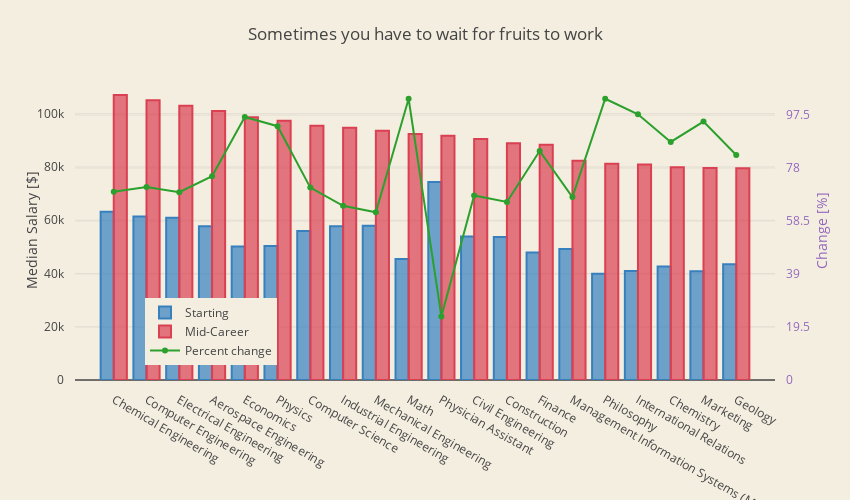

Notebook cell for this chart:
### Code cell
majors_sort = majors.sort_values("mid_p50", ascending=False).head(20)

trace1 = go.Bar(
    x = majors_sort["name"].tolist(),
    y = majors_sort["start_p50"].tolist(),
    name='Starting',
    marker=dict(
        color='rgba(55, 128, 191, 0.7)',
        line=dict(
            color='rgba(55, 128, 191, 1.0)',
            width=2,
        )
    )
)
trace2 = go.Bar(
    x = majors_sort["name"].tolist(),
    y = majors_sort["mid_p50"].tolist(),
    name='Mid-Career',
    marker=dict(
        color='rgba(219, 64, 82, 0.7)',
        line=dict(
            color='rgba(219, 64, 82, 1.0)',
            width=2,
        )
    )
)

trace3 = go.Scatter(
    x = majors_sort["name"].tolist(),
    y = majors_sort["increase"].tolist(),
    name='Percent change',
    mode = 'lines+markers',
    yaxis='y2'
)

data = [trace1, trace2, trace3]
layout = go.Layout(
    barmode='group',
    title = 'Sometimes you have to wait for fruits to work',
    width=850,
    height=500,
    margin=go.Margin(
        l=75,
        r=75,
        b=120,
        t=80,
        pad=10
    ),
    paper_bgcolor='rgb(244, 238, 225)',
    plot_bgcolor='rgb(244, 238, 225)',
    yaxis = dict(
        title= 'Median Salary [$]',
        anchor = 'x',
        rangemode='tozero'
    ),   
    yaxis2=dict(
        title='Change [%]',
        titlefont=dict(
            color='rgb(148, 103, 189)'
        ),
        tickfont=dict(
            color='rgb(148, 103, 189)'
        ),
        overlaying='y',
        side='right',
        anchor = 'x',
        rangemode = 'tozero',
        dtick = 19.5
    ),
    #legend=dict(x=-.1, y=1.2)
    legend=dict(x=0.1, y=0.05)
)

fig = go.Figure(data=data, layout=layout)
py.iplot(fig)

### Figure 1 — Plotly figure (JSON) as saved in the notebook; plotly's stock layout.template omitted (floating-point values rounded to 4 significant figures)
{"data": [{"marker": {"color": "rgba(55, 128, 191, 0.7)", "line": {"color": "rgba(55, 128, 191, 1.0)", "width": 2}}, "name": "Starting", "type": "bar", "x": ["Chemical Engineering", "Computer Engineering", "Electrical Engineering", "Aerospace Engineering", "Economics", "Physics", "Computer Science", "Industrial Engineering", "Mechanical Engineering", "Math", "Physician Assistant", "Civil Engineering", "Construction", "Finance", "Management Information Systems (MIS)", "Philosophy", "International Relations", "Chemistry", "Marketing", "Geology"], "y": [63200, 61400, 60900, 57700, 50100, 50300, 55900, 57700, 57900, 45400, 74300, 53900, 53700, 47900, 49200, 39900, 40900, 42600, 40800, 43500]}, {"marker": {"color": "rgba(219, 64, 82, 0.7)", "line": {"color": "rgba(219, 64, 82, 1.0)", "width": 2}}, "name": "Mid-Career", "type": "bar", "x": ["Chemical Engineering", "Computer Engineering", "Electrical Engineering", "Aerospace Engineering", "Economics", "Physics", "Computer Science", "Industrial Engineering", "Mechanical Engineering", "Math", "Physician Assistant", "Civil Engineering", "Construction", "Finance", "Management Information Systems (MIS)", "Philosophy", "International Relations", "Chemistry", "Marketing", "Geology"], "y": [107000, 105000, 103000, 101000, 98600, 97300, 95500, 94700, 93600, 92400, 91700, 90500, 88900, 88300, 82300, 81200, 80900, 79900, 79600, 79500]}, {"mode": "lines+markers", "name": "Percent change", "type": "scatter", "x": ["Chemical Engineering", "Computer Engineering", "Electrical Engineering", "Aerospace Engineering", "Economics", "Physics", "Computer Science", "Industrial Engineering", "Mechanical Engineering", "Math", "Physician Assistant", "Civil Engineering", "Construction", "Finance", "Management Information Systems (MIS)", "Philosophy", "International Relations", "Chemistry", "Marketing", "Geology"], "y": [69.3, 71, 69.1, 75, 96.8, 93.4, 70.8, 64.1, 61.7, 103.5, 23.4, 67.9, 65.5, 84.3, 67.3, 103.5, 97.8, 87.6, 95.1, 82.8], "yaxis": "y2"}], "layout": {"barmode": "group", "height": 500, "legend": {"x": 0.1, "y": 0.05}, "margin": {"b": 120, "l": 75, "pad": 10, "r": 75, "t": 80}, "paper_bgcolor": "rgb(244, 238, 225)", "plot_bgcolor": "rgb(244, 238, 225)", "title": "Sometimes you have to wait for fruits to work", "width": 850, "yaxis": {"anchor": "x", "rangemode": "tozero", "title": "Median Salary [$]"}, "yaxis2": {"anchor": "x", "dtick": 19.5, "overlaying": "y", "rangemode": "tozero", "side": "right", "tickfont": {"color": "rgb(148, 103, 189)"}, "title": "Change [%]", "titlefont": {"color": "rgb(148, 103, 189)"}}}}
